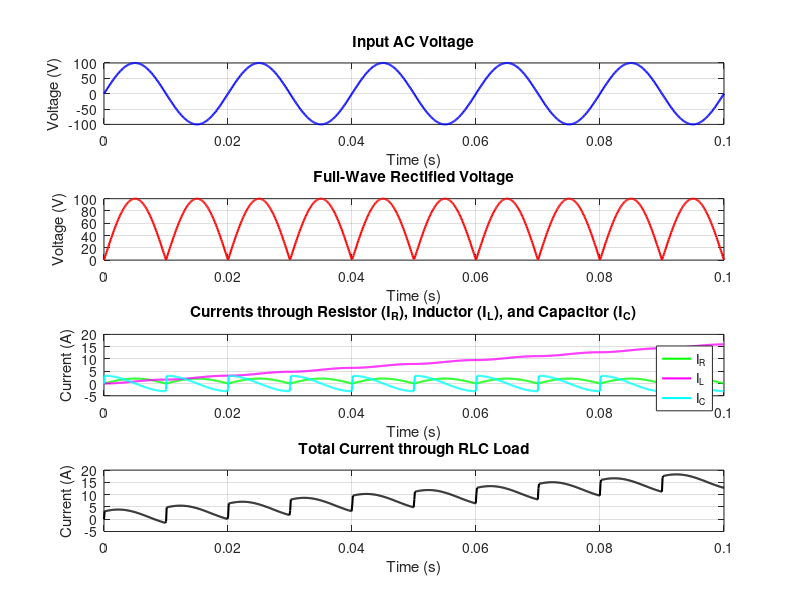

Recreate this plot in MATLAB.
clc; clear; close all;

% Parameters
Vm = 100;               % Peak AC voltage (in volts)
f = 50;                 % Frequency of AC supply (in Hz)
R = 50;                 % Resistance (in ohms)
L = 200e-3;             % Inductance (in henrys)
C = 100e-6;             % Capacitance (in farads)
t = linspace(0, 0.1, 1000); % Time vector (in seconds)
dt = t(2) - t(1);       % Time step

% Input AC voltage (sinusoidal waveform)
V_in = Vm * sin(2 * pi * f * t);

% Full-Wave Rectified Output Voltage (Absolute value of input)
V_rectified = abs(V_in);

% Initialize current arrays for each branch (R, L, C)
I_R = zeros(size(t));  % Current through the resistor
I_L = zeros(size(t));  % Current through the inductor
I_C = zeros(size(t));  % Current through the capacitor
V_L = zeros(size(t));  % Voltage across the inductor

% Simulate the currents through each branch
for i = 2:length(t)
    % Current through the resistor (Ohm's law)
    I_R(i) = V_rectified(i) / R;
    
    % Inductor differential equation: V = L * (di/dt)
    di_L = (V_rectified(i) - V_L(i-1)) * dt / L; % Change in current
    I_L(i) = I_L(i-1) + di_L;                    % Current through the inductor
    V_L(i) = L * (I_L(i) - I_L(i-1)) / dt;       % Voltage across inductor
    
    % Capacitor differential equation: I = C * (dV/dt)
    dV_C = (V_rectified(i) - V_rectified(i-1)) / dt;
    I_C(i) = C * dV_C;                           % Current through the capacitor
end

% Total current through the load (sum of branch currents)
I_total = I_R + I_L + I_C;

% Plotting the input voltage, rectified voltage, and branch currents
figure;

% Input AC voltage plot
subplot(4,1,1);
plot(t, V_in, 'b', 'LineWidth', 1.5);
title('Input AC Voltage');
xlabel('Time (s)');
ylabel('Voltage (V)');
grid on;

% Full-wave rectified voltage plot
subplot(4,1,2);
plot(t, V_rectified, 'r', 'LineWidth', 1.5);
title('Full-Wave Rectified Voltage');
xlabel('Time (s)');
ylabel('Voltage (V)');
grid on;

% Current through each branch (R, L, C)
subplot(4,1,3);
plot(t, I_R, 'g', 'LineWidth', 1.5); hold on;
plot(t, I_L, 'm', 'LineWidth', 1.5); hold on;
plot(t, I_C, 'c', 'LineWidth', 1.5);
title('Currents through Resistor (I_R), Inductor (I_L), and Capacitor (I_C)');
xlabel('Time (s)');
ylabel('Current (A)');
legend('I_R', 'I_L', 'I_C');
grid on;

% Total current through the load plot
subplot(4,1,4);
plot(t, I_total, 'k', 'LineWidth', 1.5);
title('Total Current through RLC Load');
xlabel('Time (s)');
ylabel('Current (A)');
grid on;

% Display average DC total current
I_dc_avg = mean(I_total);
disp(['Average DC Total Load Current (Idc): ', num2str(I_dc_avg), ' A']);
